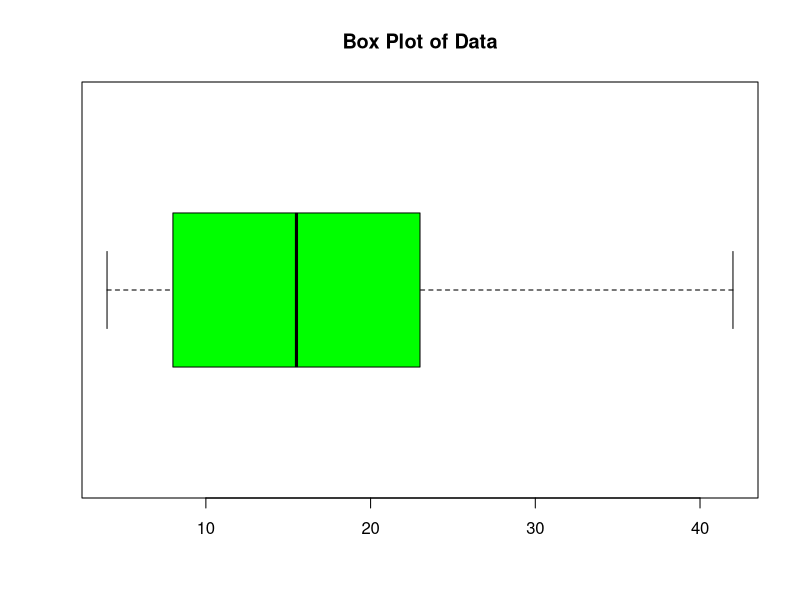

Recreate this plot in R.
# Data
data <- c(4, 8, 15, 16, 23, 42)

# Summary statistics
summary_table <- data.frame(
  Mean = mean(data),
  Median = median(data),
  Std_Dev = sd(data)
)
print(summary_table)

# Box plot
boxplot(data, main = "Box Plot of Data", col = "green", horizontal = TRUE)
